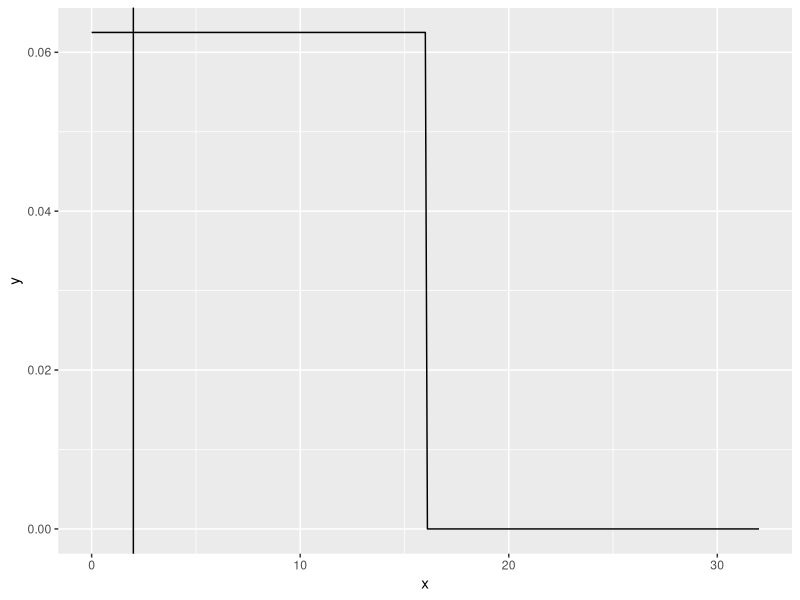

This figure's R source:
x = seq(0, 32, 0.1);
y = rep(1 / 16, length(x))
y[x > 16] = 0
plotData = data.frame(x, y)
library('ggplot2')
ggplot(plotData, aes(x, y)) + geom_line() + geom_vline(xintercept = 2)